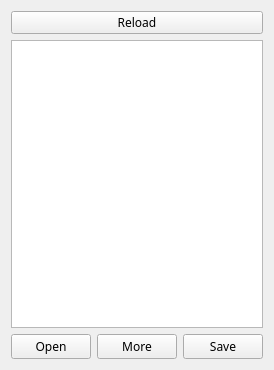
<?xml version="1.0" encoding="UTF-8"?>
<ui version="4.0">
 <class>Form</class>
 <widget class="QWidget" name="Form">
  <property name="geometry">
   <rect>
    <x>0</x>
    <y>0</y>
    <width>270</width>
    <height>370</height>
   </rect>
  </property>
  <property name="windowTitle">
   <string>Myndustry Lanch DL</string>
  </property>
  <layout class="QGridLayout" name="gridLayout">
   <item row="0" column="0">
    <layout class="QVBoxLayout" name="verticalLayout">
     <property name="leftMargin">
      <number>0</number>
     </property>
     <item>
      <widget class="QPushButton" name="Reload">
       <property name="maximumSize">
        <size>
         <width>16777215</width>
         <height>23</height>
        </size>
       </property>
       <property name="font">
        <font>
         <family>fontello</family>
        </font>
       </property>
       <property name="text">
        <string>Reload</string>
       </property>
      </widget>
     </item>
     <item>
      <widget class="QListWidget" name="listBE">
       <property name="font">
        <font>
         <family>fontello</family>
        </font>
       </property>
      </widget>
     </item>
     <item>
      <layout class="QHBoxLayout" name="horizontalLayout">
       <item>
        <widget class="QPushButton" name="Open">
         <property name="font">
          <font>
           <family>fontello</family>
          </font>
         </property>
         <property name="text">
          <string>Open</string>
         </property>
        </widget>
       </item>
       <item>
        <widget class="QPushButton" name="More">
         <property name="font">
          <font>
           <family>fontello</family>
          </font>
         </property>
         <property name="text">
          <string>More</string>
         </property>
        </widget>
       </item>
       <item>
        <widget class="QPushButton" name="Save">
         <property name="font">
          <font>
           <family>fontello</family>
          </font>
         </property>
         <property name="text">
          <string>Save</string>
         </property>
        </widget>
       </item>
      </layout>
     </item>
    </layout>
   </item>
  </layout>
 </widget>
 <resources/>
 <connections/>
</ui>
